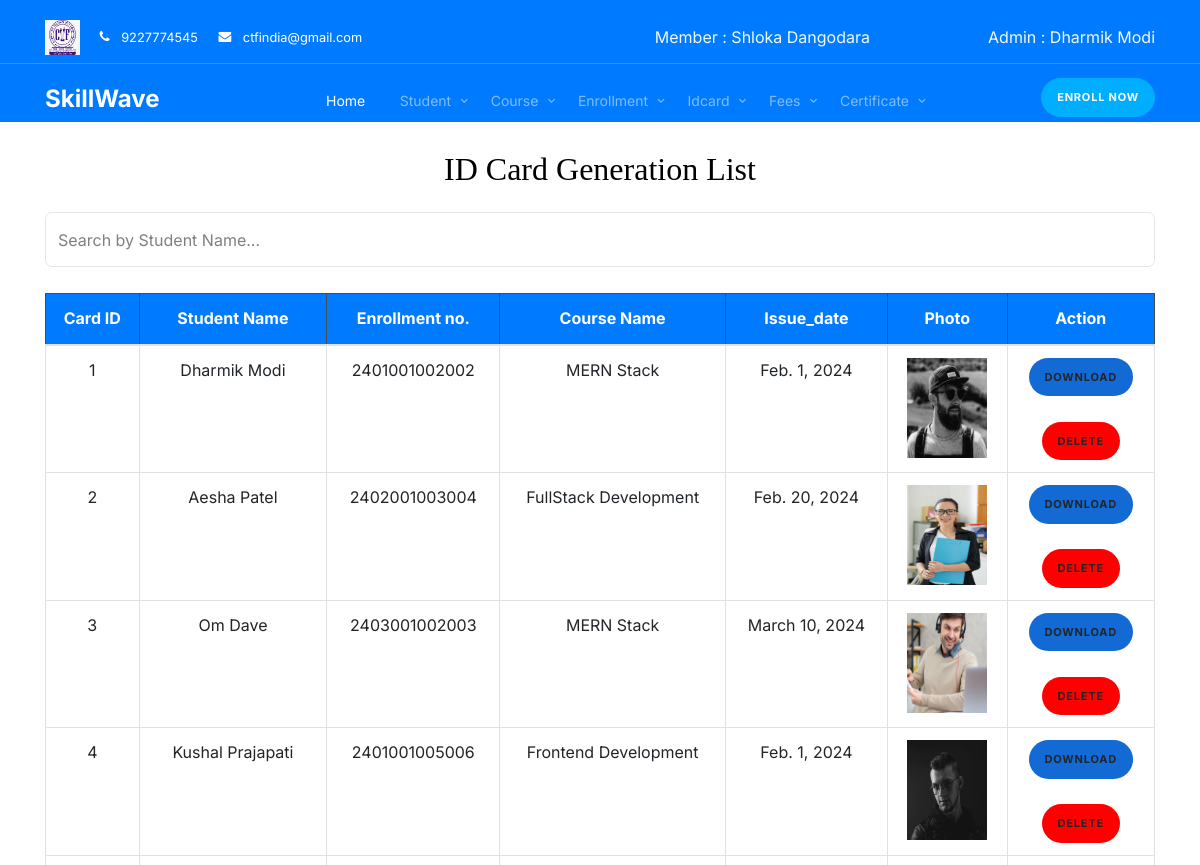
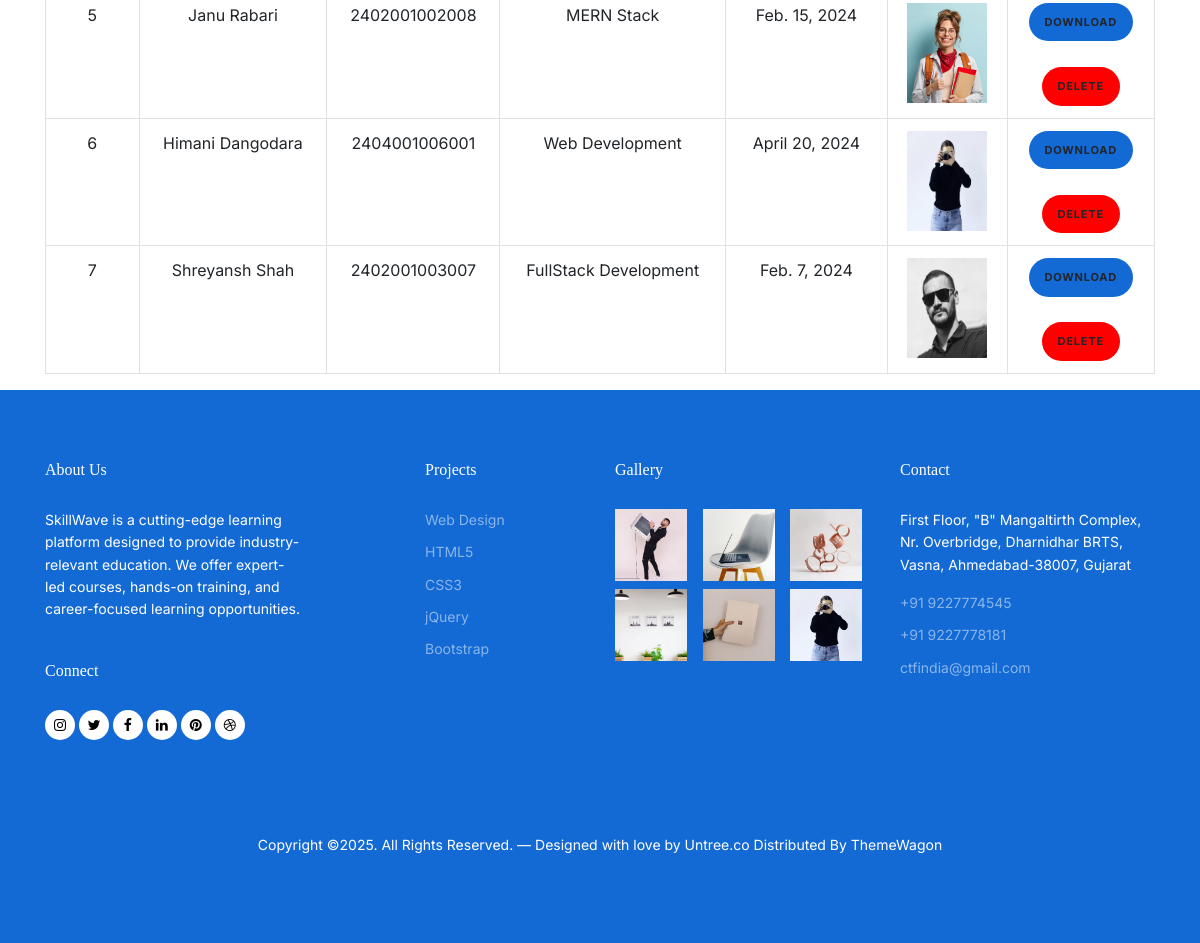
/idcard_list/1, run on the app's committed database (2 pictures, top to bottom).
### myapp/models.py (models this page shows, shortened)
class Member(models.Model):
    member_id = models.AutoField(primary_key=True, verbose_name="ID")
    admin = models.ForeignKey(Admin, on_delete = models.CASCADE )
    member_name = models.CharField(max_length=50)
    member_email = models.EmailField(max_length=50)
    member_password = models.CharField(max_length=10)
    member_phone = models.CharField(max_length=10)
    date_of_joining = models.DateField()

class Admin(models.Model):
    admin_id = models.AutoField(primary_key=True, verbose_name="ID")
    email = models.EmailField(max_length=50)
    password = models.CharField(max_length=10)
    name = models.CharField(max_length=50)

class Idcard(models.Model):
    card_id = models.AutoField(primary_key=True)
    enrollment = models.ForeignKey(Enrollment,on_delete=models.CASCADE, null=False)
    issue_date = models.DateField()

class Enrollment(models.Model):
    enroll_id = models.AutoField(primary_key=True)  # Fixed spelling: enorll_id → enroll_id
    enrollment_number = models.IntegerField(verbose_name="Enrollment Number")
    admin = models.ForeignKey(Admin, on_delete = models.CASCADE )
    student_id = models.ForeignKey(Student, verbose_name="name", on_delete=models.CASCADE, related_name="enrollments")
    course_name = models.ForeignKey(Course, verbose_name="course_name", on_delete=models.CASCADE, related_name="enrollments")
    admission_date = models.DateField()  # Fixed spelling: Addmission_date → admission_date
    start_date = models.DateField()
    end_date = models.DateField()
    total_paid = models.DecimalField(max_digits=10, decimal_places=2, default=0.00)
    pending_amount = models.DecimalField(max_digits=10, decimal_places=2, default=0.00)
    PAYMENT_STATUS_CHOICES = [
        ('PENDING', 'Pending'),
        ('PAID', 'Paid'),
        ('PARTIAL', 'Partial'),
    ]
    payment_status = models.CharField(max_length=10,choices=PAYMENT_STATUS_CHOICES,default='PENDING',verbose_name="Payment Status")

class Student(models.Model):
    student_id = models.AutoField(primary_key=True, verbose_name="ID")  # Fixed spelling: student_id → ID
    admin = models.ForeignKey(Admin, on_delete = models.CASCADE )
    name = models.CharField(max_length=50)
    address = models.CharField(max_length=100)
    phone_no = models.CharField(max_length=10)
    email = models.CharField(max_length=50)
    DOB = models.DateField()
    photo = models.FileField(upload_to='static/images/student_photos/', null=True)  # Fixed max_length to 1
    marks = models.IntegerField(default=0)  # Assuming marks field exists
    gender = models.CharField(max_length=10, choices=[('Male', 'Male'), ('Female', 'Female')])  # Add this field

class Course(models.Model):
    course_id = models.AutoField(verbose_name="course_id",primary_key=True)
    admin = models.ForeignKey(Admin, on_delete = models.CASCADE )
    course_name = models.CharField(max_length=30)
    duration = models.IntegerField(help_text="Duration in month")
    fees = models.DecimalField(max_digits=10, decimal_places=2)

### myapp/views.py (the view)
# urls.py: path('idcard_list/<int:member_id>', views.Idcard_list, name='idcard_list'),
def Idcard_list(request, member_id):
    admin_id = models.Member.objects.get(member_id=member_id).admin.admin_id
    member = models.Member.objects.get(member_id=member_id)
    c = models.Admin.objects.get(admin_id=admin_id)
    id = member.member_id
    idcards = models.Idcard.objects.filter(enrollment__admin=admin_id).order_by('card_id')
    for card in idcards:
        print(f"Card ID: {card.card_id}")
        print(f"Student: {card.enrollment.student_id.name}")
        print(f"Course: {card.enrollment.course_name.course_name}")
        print(f"Photo URL: {card.enrollment.student_id.photo.url if card.enrollment.student_id.photo else 'No photo'}")
        print("---")
    context = {
        'id': id,
        'admin': c,
        'member': member,
        'idcard': idcards,
    }
    return render(request, 'idcard_list.html', context)

### myapp/templates/idcard_list.html (shortened to what this page needs)
<!doctype html>
<html lang="en">
<head>
  <link rel="stylesheet" href="https://unicons.iconscout.com/release/v4.0.0/css/line.css">
  {% load static %}
  <link rel="stylesheet" href="{% static 'css/bootstrap.min.css' %}">
  <link rel="stylesheet" href="{% static 'css/bootstrap.min.css' %}">
  <link rel="stylesheet" href="{% static 'css/animate.min.css' %}">
  <link rel="stylesheet" href="{% static 'css/owl.carousel.min.css' %}">
  <link rel="stylesheet" href="{% static 'css/owl.theme.default.min.css' %}">
  <link rel="stylesheet" href="{% static 'css/jquery.fancybox.min.css' %}">
  <link rel="stylesheet" href="{% static 'fonts/icomoon/style.css' %}">
  <link rel="stylesheet" href="{% static 'fonts/flaticon/font/flaticon.css' %}">
  <link rel="stylesheet" href="{% static 'css/aos.css' %}">
  <link rel="stylesheet" href="{% static 'css/style.css' %}">
</head>
<body>
<nav class="site-nav mb-5" style="background-color: #007bff;">
    <div class="pb-2 top-bar mb-3">
      <div class="container">
        <div class="row align-items-center">
          <div class="col-6 col-lg-6">
            <img src="../../static/images/image.jpg" style="height: 35px; width: auto; margin-right: 15px;">
            <a href="#" class="small mr-3"><span class="icon-phone mr-2"></span> <span class="d-none d-lg-inline-block">9227774545</span></a>
            <a href="#" class="small mr-3"><span class="icon-envelope mr-2"></span> <span class="d-none d-lg-inline-block">ctfindia@gmail.com</span></a>
          </div>
          <div class="col-6 col-lg-3 text-right" style="color: aliceblue;">Member : {{ member.member_name }}</div>
          <div class="col-6 col-lg-3 text-right" style="color: aliceblue;">Admin : {{ admin.name }}</div>
        </div>
      </div>
    </div>
    <div class="sticky-nav js-sticky-header" style="background-color: #007bff;">
      <div class="container position-relative">
        <div class="site-navigation text-center">
          <a href="{% url 'index' id %}" class="logo menu-absolute m-0">SkillWave</a>
          <ul class="js-clone-nav d-none d-lg-inline-block site-menu">
            <li class="active"><a href="{% url 'index' id %}">Home</a></li>
            <li class="has-children">
              <a href="#">Student</a>
            </li>
            <li class="has-children">
              <a href="#">Course</a>
            </li>
            <li class="has-children">
              <a href="#">Enrollment</a>
            </li>
            <li class="has-children">
              <a href="#">Idcard</a>
            </li>
            <li class="has-children">
              <a href="#">Fees</a>
            </li>
            <li class="has-children">
              <a href="#">Certificate</a>
            </li>
          </ul>
          <a href="#" class="btn-book btn btn-secondary btn-sm menu-absolute">Enroll Now</a>
        </div>
      </div>
    </div>
</nav>
<div class="container">
    <h2 class="text-center mb-4">ID Card Generation List</h2>
    <div class="d-flex justify-content-end">
      <input type="text" id="searchInput" name="searchInput" class="form-control search-box" placeholder="Search by Student Name...">
    </div><br>
    <div class="table-responsive">
        <table class="table table-bordered text-center">
            <thead class="table-dark" style="background-color: #007bff; color: white;">
                <tr>
                    <th>Card ID</th>
                    <th>Student Name</th>
                    <th>Enrollment no.</th>
                    <th>Course Name</th>
                    <th>Issue_date</th>
                    <th>Photo</th>
                    <th>Action</th>
                </tr>
            </thead>
            <tbody>
                {% for idcard in idcard %}
                <tr>
                    <td>{{ idcard.card_id }}</td>
                    <td>{{ idcard.enrollment.student_id.name }}</td>
                    <td>{{ idcard.enrollment.enrollment_number }}</td>
                    <td>{{ idcard.enrollment.course_name.course_name }}</td>
                    <td>{{ idcard.issue_date }}</td>
                    <td>
                      <img src="{{ idcard.enrollment.student_id.photo.url }}" alt="Student_Photo" height="100" width="80">
                    </td>
                    <td>
                        <a href="{% url 'download_idcard' id idcard.card_id %}" class="btn btn-live btn-sm">download</a><br><br>
                        <a href="{% url 'delete_idcard' id idcard.card_id %}" class="btn btn-delete btn-sm">Delete</a>
                    </td>
                </tr>
                {% empty %}
                <tr>
                    <td colspan="8" class="text-center">No IdCard available.</td>
                </tr>
                {% endfor %}
            </tbody>
        </table>
    </div>
</div>
<div class="site-footer">
  <div class="container">
    <div class="row">
      <div class="col-lg-3 mr-auto">
        <div class="widget">
          <h3>About Us<span class="text-primary">.</span> </h3>
          <p>SkillWave is a cutting-edge learning platform designed to provide industry-relevant education. We offer expert-led courses, hands-on training, and career-focused learning opportunities.</p>
        </div>
        <div class="widget">
          <h3>Connect</h3>
          <ul class="list-unstyled social">
            <li><a href="#"><span class="icon-instagram"></span></a></li>
            <li><a href="#"><span class="icon-twitter"></span></a></li>
            <li><a href="#"><span class="icon-facebook"></span></a></li>
            <li><a href="#"><span class="icon-linkedin"></span></a></li>
            <li><a href="#"><span class="icon-pinterest"></span></a></li>
            <li><a href="#"><span class="icon-dribbble"></span></a></li>
          </ul>
        </div>
      </div>
      <div class="col-lg-2 ml-auto">
        <div class="widget">
          <h3>Projects</h3>
          <ul class="list-unstyled float-left links">
            <li><a href="#">Web Design</a></li>
            <li><a href="#">HTML5</a></li>
            <li><a href="#">CSS3</a></li>
            <li><a href="#">jQuery</a></li>
            <li><a href="#">Bootstrap</a></li>
          </ul>
        </div>
      </div>
      <div class="col-lg-3">
        <div class="widget">
          <h3>Gallery</h3>
          <ul class="instafeed instagram-gallery list-unstyled">
            <li><a class="instagram-item" href="static/images/gal_1.jpg" data-fancybox="gal"><img src="{% static 'images/gal_1.jpg' %}" alt="" width="72" height="72"></a>
            </li>
            <li><a class="instagram-item" href="static/images/gal_2.jpg" data-fancybox="gal"><img src="{% static 'images/gal_2.jpg' %}" alt="" width="72" height="72"></a>
            </li>
            <li><a class="instagram-item" href="static/images/gal_3.jpg" data-fancybox="gal"><img src="{% static 'images/gal_3.jpg' %}" alt="" width="72" height="72"></a>
            </li>
            <li><a class="instagram-item" href="static/images/gal_4.jpg" data-fancybox="gal"><img src="{% static 'images/gal_4.jpg' %}" alt="" width="72" height="72"></a>
            </li>
            <li><a class="instagram-item" href="static/images/gal_5.jpg" data-fancybox="gal"><img src="{% static 'images/gal_5.jpg' %}" alt="" width="72" height="72"></a>
            </li>
            <li><a class="instagram-item" href="static/images/gal_6.jpg" data-fancybox="gal"><img src="{% static 'images/gal_6.jpg' %}" alt="" width="72" height="72"></a>
            </li>
          </ul>
        </div>
      </div>
      <div class="col-lg-3">
        <div class="widget">
          <h3>Contact</h3>
          <address>First Floor, "B" Mangaltirth Complex, Nr. Overbridge, Dharnidhar BRTS, Vasna, Ahmedabad-38007, Gujarat</address>
          <ul class="list-unstyled links mb-4">
              <li><a href="tel://11234567890">+91 9227774545</a></li>
              <li><a href="tel://11234567890">+91 9227778181</a></li>
              <li><a href="mailto:info@mydomain.com">ctfindia@gmail.com</a></li>
          </ul>
        </div>
      </div>
    </div>
    <div class="row mt-5">
      <div class="col-12 text-center">
        <p>Copyright &copy;. All Rights Reserved. &mdash; Designed with love by <a href="https://untree.co">Untree.co</a>  Distributed By <a href="https://themewagon.com">ThemeWagon</a>
        </div>
      </div>
    </div>
  </div>
</body>
</html>

### data on the page
Member: member_name "Shloka Dangodara"
Admin: name "Dharmik Modi"
Idcard: card_id "1", enrollment.student_id.name "Dharmik Modi", enrollment.enrollment_number "2401001002002", enrollment.course_name.course_name "MERN Stack", issue_date "Feb. 1, 2024", enrollment.student_id.photo (picture)
Idcard: card_id "2", enrollment.student_id.name "Aesha Patel", enrollment.enrollment_number "2402001003004", enrollment.course_name.course_name "FullStack Development", issue_date "Feb. 20, 2024", enrollment.student_id.photo (picture)
Idcard: card_id "3", enrollment.student_id.name "Om Dave", enrollment.enrollment_number "2403001002003", enrollment.course_name.course_name "MERN Stack", issue_date "March 10, 2024", enrollment.student_id.photo (picture)
Idcard: card_id "4", enrollment.student_id.name "Kushal Prajapati", enrollment.enrollment_number "2401001005006", enrollment.course_name.course_name "Frontend Development", issue_date "Feb. 1, 2024", enrollment.student_id.photo (picture)
Idcard: card_id "5", enrollment.student_id.name "Janu Rabari", enrollment.enrollment_number "2402001002008", enrollment.course_name.course_name "MERN Stack", issue_date "Feb. 15, 2024", enrollment.student_id.photo (picture)
Idcard: card_id "6", enrollment.student_id.name "Himani Dangodara", enrollment.enrollment_number "2404001006001", enrollment.course_name.course_name "Web Development", issue_date "April 20, 2024", enrollment.student_id.photo (picture)
Idcard: card_id "7", enrollment.student_id.name "Shreyansh Shah", enrollment.enrollment_number "2402001003007", enrollment.course_name.course_name "FullStack Development", issue_date "Feb. 7, 2024", enrollment.student_id.photo (picture)
